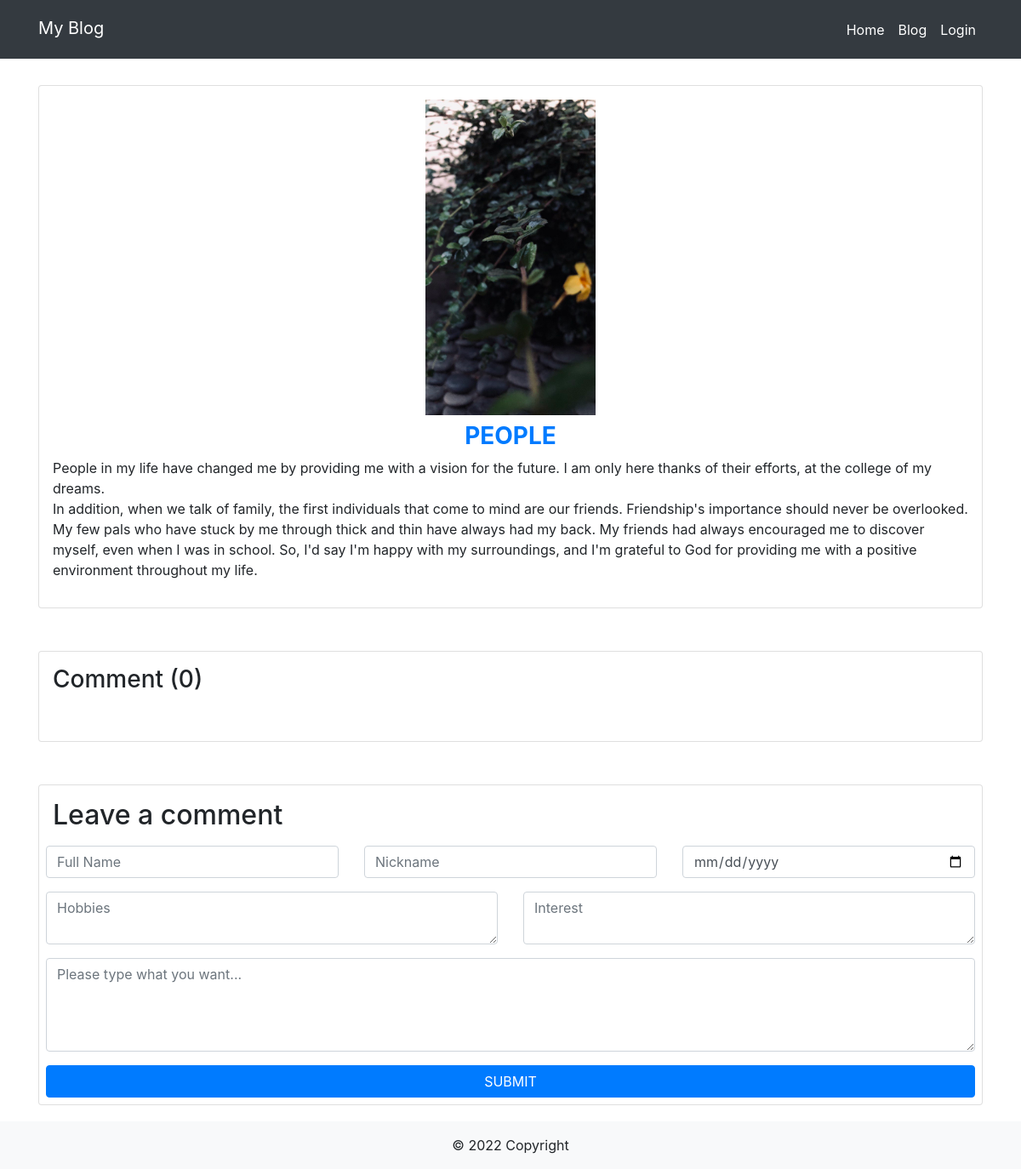
Screenshot of /view.php?id=2 with the database file from the repository.
### tables this page shows
CREATE TABLE `blogs` (
  `title` varchar(255) NOT NULL,
  `id` int(11) NOT NULL,
  `fullname` varchar(255) NOT NULL,
  `nickname` varchar(255) NOT NULL,
  `post` text NOT NULL,
  `image` varchar(255) DEFAULT NULL
);

### database.php (called while the page is built, shortened)
<?php
function db_escape($connection, $string) {
    return mysqli_real_escape_string($connection, $string);
}

### query_functions.php (called while the page is built, shortened)
<?php
function find_blog_post_by_id($id){
    global $db;
    $sql = "SELECT * from blogs ";
    $sql .= "WHERE id='" . db_escape($db, $id) . "' ";
    $result = mysqli_query($db, $sql);
    $subject = mysqli_fetch_assoc($result);
    return $subject;
}
function find_blog_visitor_by_post_id($id){
    global $db;
    $sql = "SELECT * from visitors ";
    $sql .= "WHERE blog_id='" . db_escape($db, $id) . "' ";
    $result = mysqli_query($db, $sql);
    return $result;
}

### functions.php (called while the page is built, shortened)
<?php
function h($string="") {
    return htmlspecialchars($string);
}

### view.php (the view, shortened to what this page needs)
<?php include 'shared/header.php'?>
<?php $id = $_GET['id']; ?>
<?php
$visitor = [];
if(is_post_request()) {
    $comment = [];
    $comment['blog_id'] = $id;
    $comment['fullname'] = $_POST['fullname'] ?? "";
    $comment['nickname'] = $_POST['nickname'] ?? "";
    $comment['date'] = $_POST['date'] ?? "";
    $comment['hobbies'] = $_POST['hobbies'] ?? "";
    $comment['interest'] = $_POST['interest'] ?? "";
    $comment['comment'] = $_POST['comment'] ?? "";
    $res = add_comment($comment);
    if($res === true) {
        redirect_to('view.php?id='.$id);
    } else {
        $errors = $res;
    }
}else{
    $comment = find_blog_post_by_id($id);
    $visitor = find_blog_visitor_by_post_id($id);
}
?>
<div class="" style="height: 100px"></div>
<div class="container">
    <div class="row clearfix">
        <div class=" col-md-12 left-box">
            <div class="card single_post p-3">
                <div class="body">
                    <div class="img-post mb-2 row d-flex justify-content-center">
                        <img class="d-block img-fluid" src="assets/images/<?php echo h($comment['image']); ?>" style="width: 200px" >
                    </div>
                    <h3 class="text-primary text-center text-uppercase font-weight-bold"><?php echo h($comment['title']); ?></h3>
                    <p><?php echo $comment['post']; ?></p>
                </div>
            </div>
            <div class="" style="height: 50px"></div>
            <div class="card p-3">
                <div class="header">
                    <h3><?php echo (mysqli_num_rows($visitor) == 1 ? "Comment" : mysqli_num_rows($visitor) == 0) ? "Comment" : "Comments" ?> (<?php echo mysqli_num_rows($visitor); ?>)</h3>
                </div>
                <div class="body mt-3">
                </div>
            </div>
            <div class="" style="height: 50px"></div>
            <div class="card p-2">
                <div class="header p-2">
                    <h2>Leave a comment</h2>
                </div>
                <div class="body">
                    <div class="comment-form">
                        <form class="row clearfix" method="post" action="#" >
                            <div class="col-sm-4">
                                <div class="form-group">
                                    <input required type="text" class="form-control" id="fullname" name="fullname" placeholder="Full Name">
                                </div>
                            </div>
                            <div class="col-sm-4">
                                <div class="form-group">
                                    <input required type="text" class="form-control" id="nickname" name="nickname" placeholder="Nickname">
                                </div>
                            </div>
                            <div class="col-sm-4">
                                <div class="form-group">
                                    <input required type="date" class="form-control" id="date" name="date" placeholder="Date">
                                </div>
                            </div>
                            <div class="col-sm-6">
                                <div class="form-group">
                                    <textarea required rows="2" class="form-control no-resize" id="hobbies" name="hobbies" placeholder="Hobbies"></textarea>
                                </div>
                            </div>
                            <div class="col-sm-6">
                                <div class="form-group">
                                    <textarea required rows="2" class="form-control no-resize" id="interest" name="interest" placeholder="Interest"></textarea>
                                </div>
                            </div>
                            <div class="col-sm-12">
                                <div class="form-group">
                                    <textarea  required rows="4" class="form-control no-resize" id="comment" name="comment" placeholder="Please type what you want..."></textarea>
                                </div>
                                <button type="submit" class="btn btn-block btn-primary">SUBMIT</button>
                            </div>
                        </form>
                    </div>
                </div>
            </div>
        </div>
    </div>
</div>
<div class="" style="height: 75px"></div>
<?php include 'shared/footer.php'?>

### rows the page displays
blogs: image (picture), title "PEOPLE", post "People in my life have changed me by providing me with a vision for the future. I am only here thanks of their efforts, at the college of my dreams. In addition, when we talk of family, the first individuals that come to mind are our friends. Friendship's importance should never be overlooked. My few pals who have stuck by me through thick and thin have always had my back. My friends had always encouraged me to discover myself, even when I was in school. So, I'd say I'm happy with my surroundings, and I'm grateful to God for providing me with a positive environment throughout my life."

### other values shown
mysqli_num_rows($visitor) "0"
